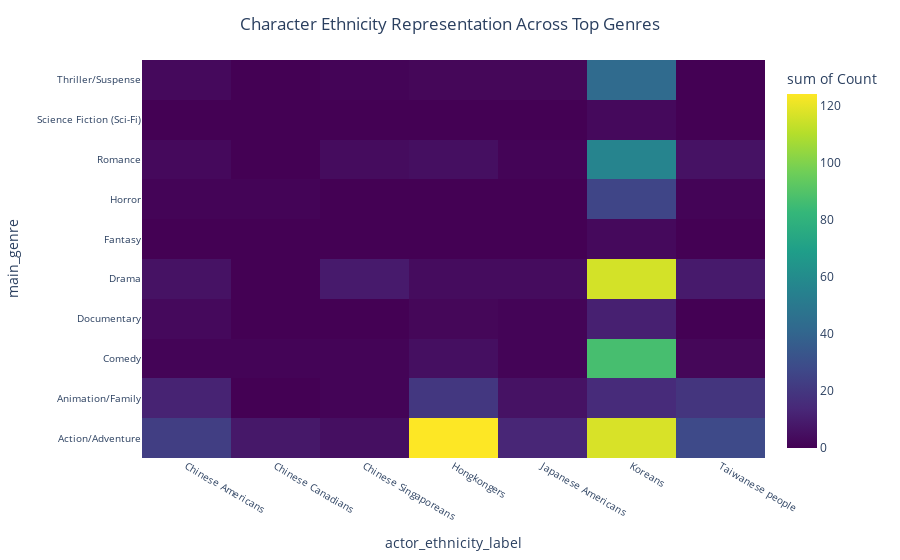

The notebook cell saved with this chart:
### Code cell
plot_interactive_ethnicity_genre_heatmap(eastasia_data, 'main_genre', 'actor_ethnicity_label', east_asian_ethnicities, num_top_genres=10)

### Figure 1 — Plotly figure (JSON) as saved in the notebook; plotly's stock layout.template omitted (floating-point values rounded to 4 significant figures)
{"data": [{"coloraxis": "coloraxis", "histfunc": "sum", "hovertemplate": "actor_ethnicity_label=%{x}<br>main_genre=%{y}<br>sum of Count=%{z}<extra></extra>", "name": "", "type": "histogram2d", "x": ["Chinese Americans", "Chinese Canadians", "Chinese Singaporeans", "Hongkongers", "Japanese Americans", "Koreans", "Taiwanese people", "Chinese Americans", "Chinese Singaporeans", "Hongkongers", "Japanese Americans", "Koreans", "Taiwanese people", "Chinese Americans", "Chinese Canadians", "Chinese Singaporeans", "Hongkongers", "Japanese Americans", "Koreans", "Taiwanese people", "Chinese Americans", "Hongkongers", "Japanese Americans", "Koreans", "Chinese Americans", "Chinese Singaporeans", "Hongkongers", "Japanese Americans", "Koreans", "Taiwanese people", "Koreans", "Chinese Americans", "Chinese Canadians", "Koreans", "Taiwanese people", "Chinese Americans", "Chinese Singaporeans", "Hongkongers", "Japanese Americans", "Koreans", "Taiwanese people", "Koreans", "Chinese Americans", "Chinese Singaporeans", "Hongkongers", "Japanese Americans", "Koreans"], "xaxis": "x", "xbingroup": "x", "y": ["Action/Adventure", "Action/Adventure", "Action/Adventure", "Action/Adventure", "Action/Adventure", "Action/Adventure", "Action/Adventure", "Animation/Family", "Animation/Family", "Animation/Family", "Animation/Family", "Animation/Family", "Animation/Family", "Comedy", "Comedy", "Comedy", "Comedy", "Comedy", "Comedy", "Comedy", "Documentary", "Documentary", "Documentary", "Documentary", "Drama", "Drama", "Drama", "Drama", "Drama", "Drama", "Fantasy", "Horror", "Horror", "Horror", "Horror", "Romance", "Romance", "Romance", "Romance", "Romance", "Romance", "Science Fiction (Sci-Fi)", "Thriller/Suspense", "Thriller/Suspense", "Thriller/Suspense", "Thriller/Suspense", "Thriller/Suspense"], "yaxis": "y", "ybingroup": "y", "z": [23, 8, 5, 124, 13, 117, 28, 12, 1, 20, 6, 15, 19, 1, 1, 1, 5, 1, 87, 2, 3, 2, 1, 11, 6, 9, 4, 4, 116, 9, 3, 1, 1, 26, 1, 3, 4, 5, 1, 56, 6, 3, 3, 1, 2, 2, 43]}], "layout": {"coloraxis": {"colorbar": {"title": {"text": "sum of Count"}}, "colorscale": [[0, "#440154"], [0.1111, "#482878"], [0.2222, "#3e4989"], [0.3333, "#31688e"], [0.4444, "#26828e"], [0.5556, "#1f9e89"], [0.6667, "#35b779"], [0.7778, "#6ece58"], [0.8889, "#b5de2b"], [1, "#fde725"]]}, "legend": {"tracegroupgap": 0}, "margin": {"b": 20, "l": 20, "r": 20, "t": 60}, "title": {"text": "Character Ethnicity Representation Across Top Genres", "x": 0.5}, "xaxis": {"anchor": "y", "domain": [0, 1], "tickfont": {"size": 10}, "title": {"text": "actor_ethnicity_label"}}, "yaxis": {"anchor": "x", "domain": [0, 1], "tickfont": {"size": 10}, "title": {"text": "main_genre"}}}}
